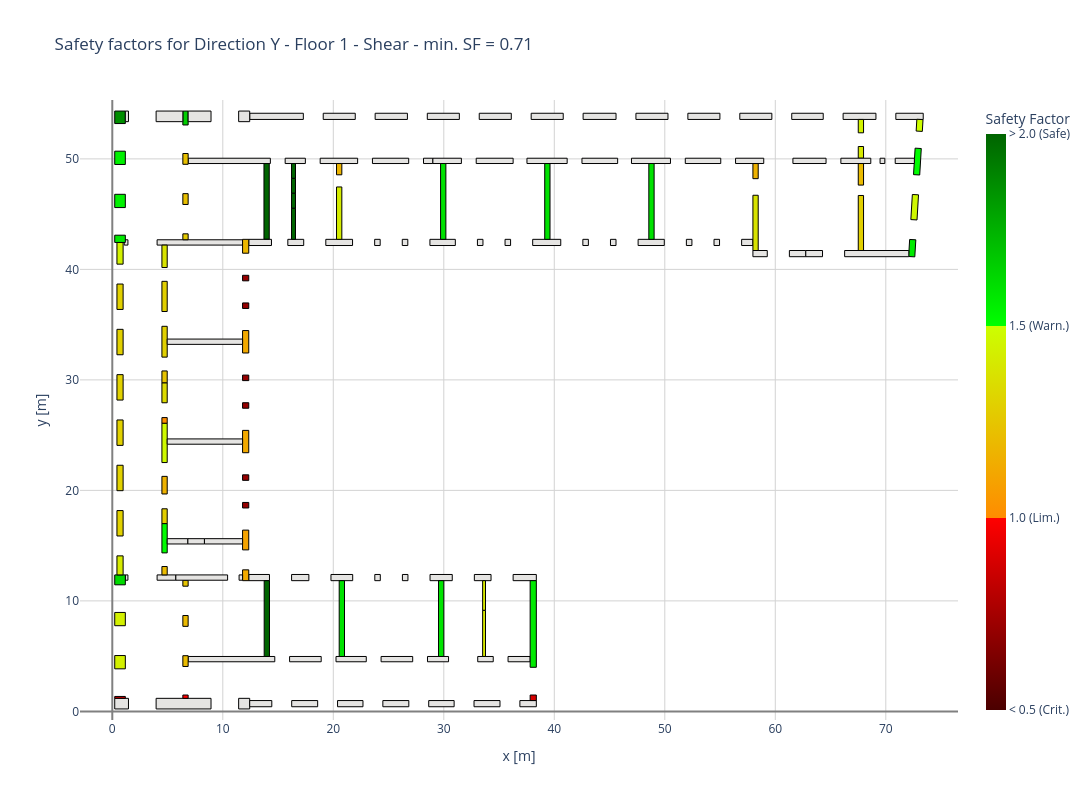

Here is the notebook cell this chart was saved with:
### Code cell
direction = 'Y' # or 'X'
floor_id = 0
safety_factor_type = 'Shear' # or 'Bending in plane' or 'Bending out of plane'

S.plot_wall_safety_factors(Sfs, direction, floor_id, safety_factor_type)
